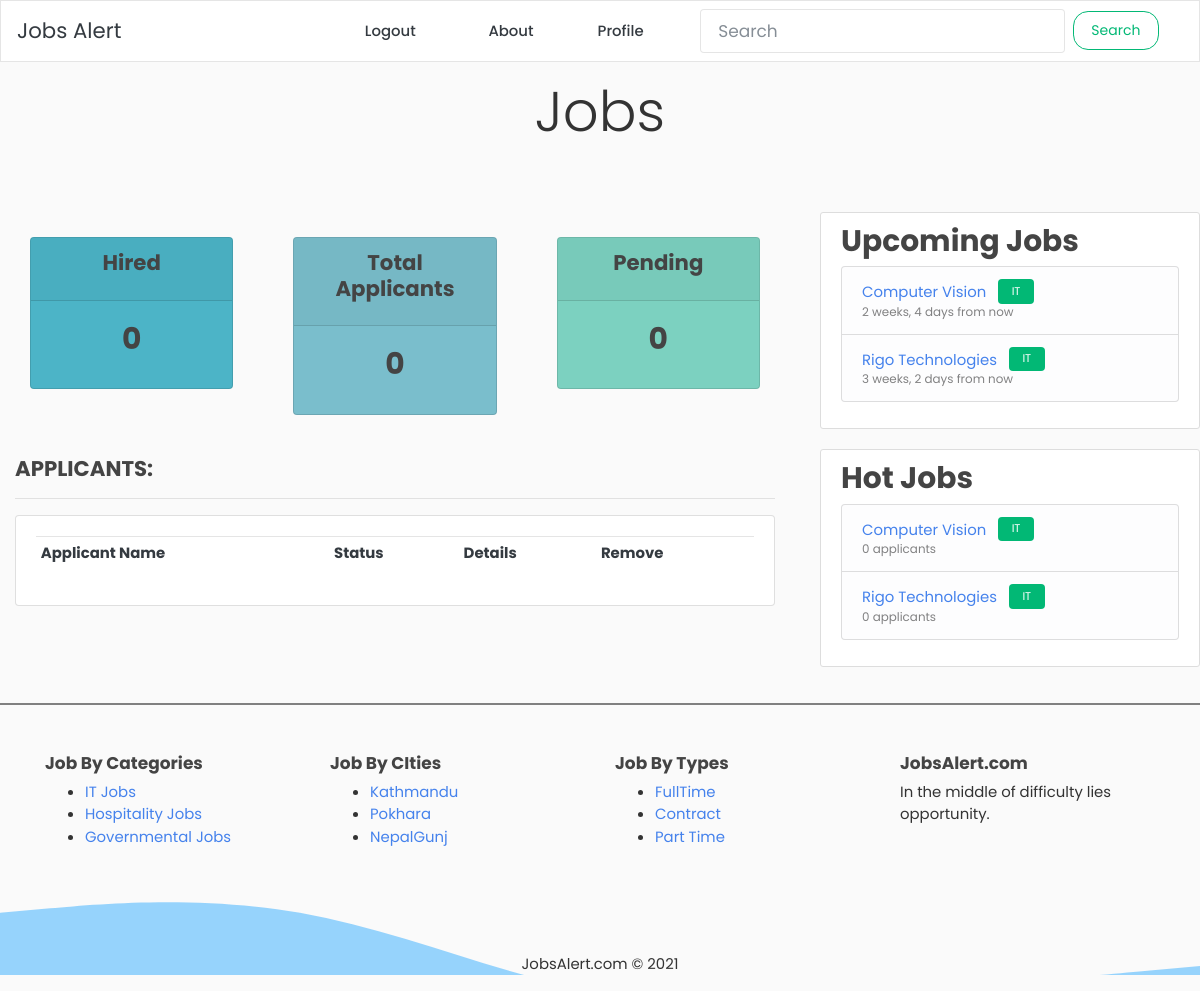
Page /post/29/job_dashboard/ (signed in) on the committed database.
### blog/models.py (models this page shows, shortened)
class Post(models.Model):
    title = models.CharField(max_length=100)
    content = models.TextField()
    category = models.ForeignKey(
        Category,
        on_delete=models.SET_NULL,
        related_name='posts',
        related_query_name='posts',
        null=True,
    )
    date_posted = models.DateTimeField(default=timezone.now)
    author = models.ForeignKey(User, on_delete=models.CASCADE)
    due_date = models.DateTimeField()

class Category(models.Model):
    category_name = models.CharField(max_length = 50, verbose_name='Category Name')
    image = models.ImageField(upload_to='category_images/', null=True, blank=True)
    def __str__(self):
        return self.category_name

### blog/views.py (the view)
# urls.py: path('post/<int:pk>/job_dashboard/', views.job_dashboard, name='job-dashboard'),
def job_dashboard(request, pk):
    post = Post.objects.filter(pk=pk).first()
    job_applicants = JobApplication.objects.filter(post=post)
    total_applicants = job_applicants.count()
    pending_count = JobApplication.objects.filter(post=post, status='pending').count()
    approved_count = JobApplication.objects.filter(post=post, status='approved').count()
    context = { 'job_applicant': job_applicants,
                'total_applicants': total_applicants,
                'pending_count': pending_count,
                'approved_count': approved_count
                }
    return render(request, 'blog/dashboard.html', context)

### blog/context_processors.py (called while the page is built)
def get_latest_jobs(request):
    posts = Post.objects.filter(due_date__gte=timezone.now()).order_by('due_date')[:4]
    return {
        'hot_box_posts': posts
    }

def get_hot_jobs(request):
    posts = Post.objects.annotate(
                num_applicants=Count('job_applications')
            ).order_by('-num_applicants')[:4]
    return {
        'hot_box_posts_second': posts
    }

### blog/templates/blog/dashboard.html (shortened to what this page needs)
{% extends "blog/base.html" %}
{% block content %}
{%  include 'blog/status.html' %}
<br>
<div class="row">
	<div class="col-md-12">
		<h5>APPLICANTS:</h5>
		<hr>
		<div class="card card-body">
			<table class="table table-sm">
				<tr>
                    <th>Applicant Name</th>
                    <th>Status</th>
                    <th>Details</th>
                    <th>Remove</th>
				</tr>
			</table>
		</div>
	</div>
</div>
{% endblock %}

### blog/templates/blog/base.html (shortened to what this page needs)
{% load static %}
{% load humanize %}
<!DOCTYPE html>
<html lang="en">
<head>
  <link rel="stylesheet" href="{% static 'css/bootstrap.min.css' %}">
  <link rel="stylesheet" href="{% static 'css/style.css' %}">
  <link rel="stylesheet" type="text/css" href="{% static 'blog/main.css' %}">
</head>
<body>
  {% include 'blog/navbar.html' %}
  <main role="main">
  <div style="height:150px">
  <p class=" text-center py-3 display-4" style="font-family: 'Pacifico', cursive; !important">{{request.GET.category.upper}}Jobs</p>
  </div>
    <div class="row">
      <div class="col-md-8">
      <div class="container">
      {% block content %}{% endblock %}
      </div>
      </div>
      <div class="col-md-4" id="Sidebar">
        <div class="content-section">
          <h3>Upcoming Jobs</h3>
          <ul class="list-group">
            {% for job in hot_box_posts %}
              <li class="list-group-item list-group-item-light" >
              <a class="" href="{% url 'post-detail' job.id %}">{{ job.title }}</a>
              <span class="ml-2 badge badge-success">{{job.category}}</span>
              <div class="small">{{job.due_date|naturaltime}}</div>
              </li>
            {% endfor %}
          </ul>
        </div>
        <div class="content-section">
          <h3>Hot Jobs</h3>
          <ul class="list-group">
            {% for job in hot_box_posts_second %}
              <li class="list-group-item list-group-item-light" >
              <a class="" href="{% url 'post-detail' job.id %}">{{ job.title }}</a>
              <span class="ml-2 badge badge-success">{{job.category}}</span>
              <div class="small">{{job.num_applicants}} applicants</div>
              </li>
            {% endfor %}
          </ul>
        </div>
      </div>
    </div>
    <hr style="border:1px solid grey;" class="mb-5"/>
    <footer class="footer-light footer-light-expand-md" style="background: url('{% static 'images/wave.svg' %}');background-size: cover;">
            <div class="container">
            <div class="row" style="min-height:200px;">
                <div class="col-md-3 item">
                    <h3 class="h6">Job By Categories</h3>
                    <ul>
                        <li><a href="{% url 'blog-home' %}?category=it">IT Jobs</a></li>
                        <li><a href="{% url 'blog-home' %}?category=hospitality">Hospitality Jobs</a></li>
                        <li><a href="{% url 'blog-home' %}?category=governmental">Governmental Jobs</a></li>
                    </ul>
                </div>
                <div class="col-md-3 item">
                    <h3 class="h6">Job By CIties</h3>
                    <ul>
                        <li><a href="#">Kathmandu</a></li>
                        <li><a href="#">Pokhara</a></li>
                        <li><a href="#">NepalGunj</a></li>
                    </ul>
                </div>
                <div class="col-md-3 item">
                    <h3 class="h6">Job By Types</h3>
                    <ul>
                        <li><a href="#">FullTime</a></li>
                        <li><a href="#">Contract</a></li>
                        <li><a href="#">Part Time</a></li>
                    </ul>
                </div>
                <div class="col-md-3 item text">
                    <h3 class="h6">JobsAlert.com</h3>
                    <p>In the middle of difficulty lies opportunity.</p>
                </div>
                <div class="col item social"></div>
            </div>
            </div>
            <p class="copyright text-center">JobsAlert.com © 2021</p>
    </footer>
  </main>
</body>
</html>

### static_files/css/style.css (style rules this page uses)
* { font-family: 'Poppins', sans-serif !important; }

### blog/static/blog/main.css (style rules this page uses)
body { background: #fafafa; color: #333333; }
h1, h2, h3, h4, h5, h6 { color: #444444; }
ul { margin: 0; }
.content-section { background: #ffffff; padding: 10px 20px; border: 1px solid #dddddd; border-radius: 3px; margin-bottom: 20px; }

### rows in the picture
Post: title "Computer Vision", category "IT", due_date "2 weeks, 4 days from now", num_applicants "0"
Post: title "Rigo Technologies", category "IT", due_date "3 weeks, 2 days from now", num_applicants "0"

### other values in the picture
{{ approved_count }} "0"
{{ total_applicants }} "0"
{{ pending_count }} "0"
